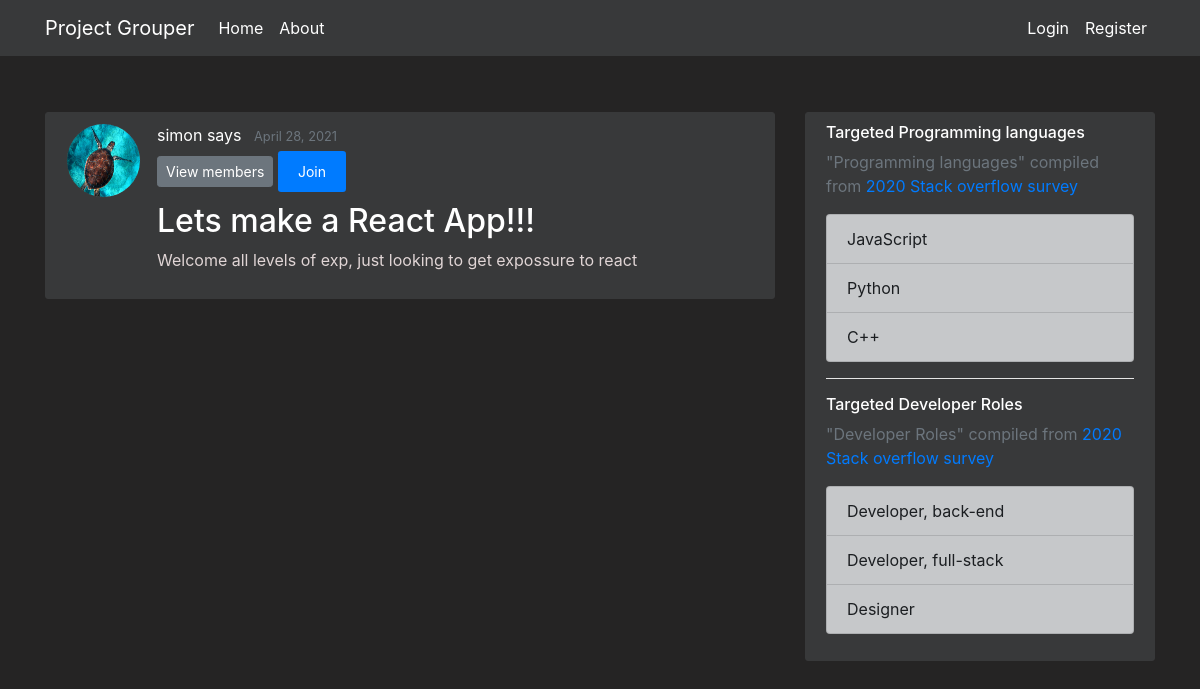
Before: /projects/1 with the older database file.
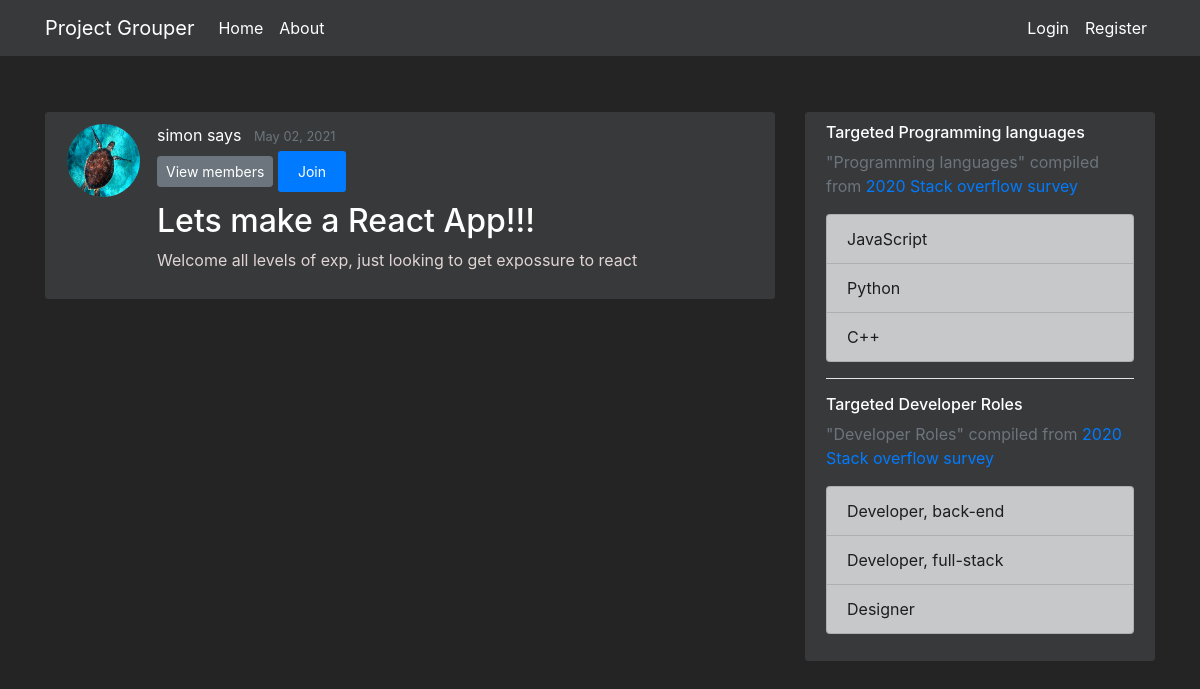
After: the same page with the newer database file.
### flaskapp/models.py (models this page shows, shortened)
class Projects(db.Model):
    __tablename__ = 'project'
    id = db.Column(db.Integer, primary_key=True, nullable=False)
    name = db.Column(db.String(250), unique=True, nullable=False)
    desc = db.Column(db.String(500), unique=False, nullable=False)
    creation_timestamp = db.Column(db.DateTime, nullable=False, default=datetime.utcnow)
    start_date = db.Column(db.DateTime, nullable=True, default=datetime.utcnow)
    target_end_date = db.Column(db.DateTime, nullable=True, default=datetime.utcnow)
    owner_id = db.Column(db.Integer, db.ForeignKey('user.id'), nullable=False, default=1)
    owner = db.relationship("Users", foreign_keys=owner_id, backref="owned_projects", uselist=False)
    members = db.relationship('Users', secondary=UserProjects, lazy='subquery', backref="get_projects")
    languages = db.relationship('Languages', secondary=ProjectLanguages, lazy='subquery', backref="get_projects")
    careers = db.relationship('Careers', secondary=ProjectCareers, lazy='subquery', backref="get_projects")

### flaskapp/routes.py (the view)
@app.route("/projects/<int:project_id>")
def project(project_id):
    current_project = Projects.query.get_or_404(project_id)
    return render_template('project.html', title=current_project.name, current_project=current_project)

### flaskapp/templates/project.html (shortened to what this page needs)
{% extends "layout.html" %}
{% block content %}
    <article class="media content-section">
        <img class="rounded-circle article-img" src="{{ url_for('static', filename='profile_pics/' + current_project.owner.profile_image) }}">
        <div class="media-body">
            <div class="article-metadata">
                <a class="mr-2" href="#">{{ current_project.owner.first_name }} {{ current_project.owner.last_name }}</a>
                <small class="text-muted">{{ current_project.creation_timestamp.strftime('%B %d, %Y') }}</small>
                <div>
                    <button type="button" class="btn btn-secondary btn-sm mt-1 mb-1" data-toggle="modal" data-target="#viewProjectMembers">View members</button>
                {% if current_project.owner == current_user %}
                    <a class="btn btn-secondary btn-sm mt-1 mb-1" href="{{ url_for('update_project', project_id=current_project.id) }}">Update</a>
                    <button type="button" class="btn btn-danger btn-sm m-1" data-toggle="modal" data-target="#deleteModal">Delete</button>
                {% else %}
                    {% if current_user not in current_project.members  %}
                        <a class="btn btn-primary btn-sm mt-1 mb-1" href="{{ url_for('join_project', project_id=current_project.id) }}">Join</a>
                    {% else  %}
                        <a class="btn btn-danger btn-sm mt-1 mb-1" href="{{ url_for('leave_project', project_id=current_project.id) }}"> Leave </a>
                    {% endif %}
                {% endif %}
                </div>
            </div>
            <h2 class="article-title ">{{ current_project.name }}</h2>
            <p class="article-content">{{ current_project.desc }}</p>
        </div>
    </article>
        <body class=dark>
            </body>
        <body class=dark>
            </body>
{% endblock content %}
{% block sidebar %}
<div class="col-md-4">
    <div class="content-section">
      <h6>Targeted Programming languages</h6>
      <p class='text-muted'> "Programming languages" compiled from <a href="https://insights.stackoverflow.com/survey/2019#technology">2020 Stack overflow survey </a>
        <ul class="list-group">
        {% for language in current_project.languages %}
          <li class="list-group-item list-group-item-dark">{{ language.name }} </li>
        {% endfor %}
        </ul>
      </p>
      <hr color="white">
      <h6>Targeted Developer Roles</h6>
      <p class='text-muted'> "Developer Roles" compiled from <a href="https://insights.stackoverflow.com/survey/2020#developer-profile-developer-type-all-respondents">2020 Stack overflow survey </a>
        <ul class="list-group">
        {% for career in current_project.careers %}
          <li class="list-group-item list-group-item-dark">{{ career.name }} </li>
        {% endfor %}
        </ul>
      </p>
    </div>
</div>
{% endblock sidebar %}

Changed rows visible on the page:
changed Projects "Lets make a React App!!!": creation_timestamp "April 28, 2021" → "May 02, 2021"
